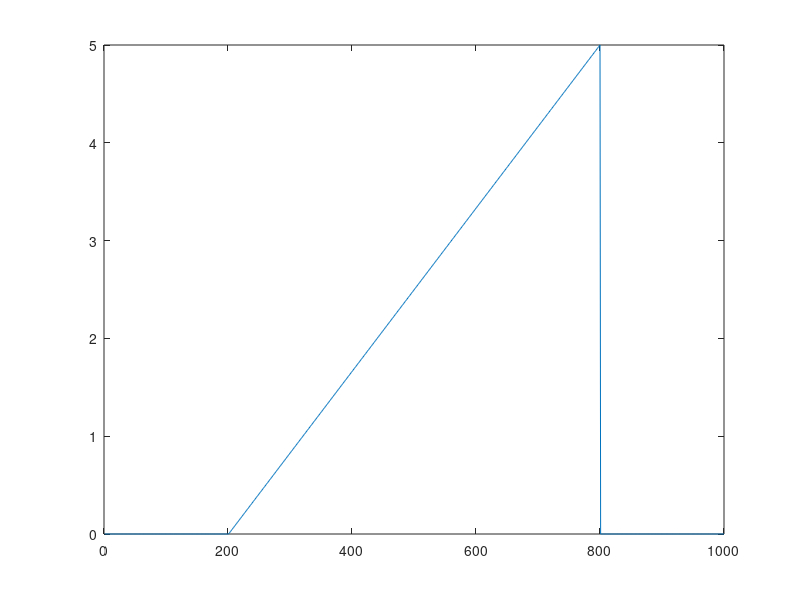

Write MATLAB code to recreate this figure. (Note: this script raises an error after producing the figure.)
function tvmDemo
% tvmDemo - demonstrate tvm propoerties
%% TV IRF
%%Generate an TV IRF
figNum=0;
disp ('tvIRF identification');
disp('Generate TV IRF');
gain=zeros(200,1);
gain=cat(1,gain,linspace(0,5,600)');
gain=cat(1,gain, zeros(200,1));
plot(gain)
tvI={};
 for i=1:1000,
     tvTemp=irf2(irf,'g',gain(i));
     tvI{i}=tvTemp;
 end
 TVM=tvm;
set(TVM,'elements',tvI,'tvStart',0,'tvIncr',.01);
figNum=figNum+1; figure(figNum);clf;
plot(TVM);
%% simulate TV responses
disp('Simulate at TV Response');
x=randn(1000,1,200);
X=nldat(x,'domainIncr',.01);
Y=nlsim(TVM,X);
Z=cat(2,X,Y); 
set(Z,'chanNames',{ 'Input' 'OutPut'});
figNum=figNum+1; figure(figNum);clf;

plot(Z);

%% Estimate at TI IRF
disp('TI IRF');
figNum=figNum+1; figure(figNum);clf;
I=irf;
set(I,'nLags',100);
tiIRF=nlident(I,Z);
[R,V,yp]=nlid_resid(tiIRF,Z);
figNum=figNum+1; figure(figNum);clf;
subplot (2,1,1);
plot(V);
title('TI IRF VAF');
xlabel('Realization');
subplot (2,1,2);
plot(R);
title('TI Residuals');
xlabel('Time (s)');






%% Estimate a TV IRF using ensemble method 
disp('TV IRF Ensemble method');
tvIRF = tvm;
set(tvIRF,'tvIdentMethod','ensemble'); 
tvIRF=nlident(tvIRF, Z, I);
figNum=figNum+1; figure(figNum);clf;

plot(tvIRF);
figNum=figNum+1; figure(figNum);clf;

title('TV IRF ensemble estimate');
figNum=figNum+1; figure(figNum);clf;

tvResid(tvIRF,Z);


%% Estimate a TV IRF using basis expansion 
disp('Estimate a TV IRF using basis expansion') 
tvIRF = tvm;
set(tvIRF,'tvIdentMethod','basisexpansion'); 
BF=polynom;
set(BF,'polyType','B_spline','polyOrder',10, 'polyRange',[ 0 10],'B_spline_SD',1);
nodeLocations = .5:1:10;
set(BF,'polyCoef',nodeLocations(:));
t=domain(Z);
BF1=basisfunction(BF,t); 
plot(BF1); 
figNum=figNum+1; figure(figNum);clf;
tvIRF=nlident(tvIRF, Z(:,:,1:50), I,BF,'periodic','yes','method','Bayes');
figNum=figNum+1; figure(figNum);clf;

plot(tvIRF);
title('TV IRF basic function  estimate');
figNum=figNum+1; figure(figNum);clf;
tvResid(tvIRF,Z);
subplot (3,1,1); title('Residuals for TV IRF Basis Function Estimate');


%% TV Polynomial
disp('TV polynomial demo');
% Generate a TV PolynomiAL
p=polynom('polyType','power','polyOrder',2)
PI=[];
coef=[ 0 1 1];
for i=1:1000,
    coef(3)=gain(i);
     pTemp=set(p,'polyCoef',coef);
     PI{i}=pTemp;
end
 TVM=tvm;
 set(TVM,'elements',PI,'tvIncr',X.domainIncr);
figNum=figNum+1; figure(figNum);clf;

 plot(TVM);
 title('TV Polyomial'); 
 % Simulate response to TV polynomial
Y=nlsim(TVM,X);
Z=cat(2,X,Y); 
figNum=figNum+1; figure(figNum);clf;
plot(Z);
title('Simulated TV polynmial response'); 


%% Identify a TV polynomial
tvIdent=nlident(tvm,Z,p);
figNum=figNum+1; figure(figNum);clf;
plot(tvIdent);
title('Estimated TV Polynomial'); 
%
simY=nlsim(tvIdent,X);
figNum=figNum+1; figure(figNum);clf;
subplot(3,1,1);
plot(Y);
title('Output');
subplot (3,1,2);
plot (simY);
title('Estimated Output');
subplot(3,1,3);
plot(Y-simY);
title('Residuals');
%% TV Hammerstein Identification 
disp('TV Hammerstein  - Still to come');




   
